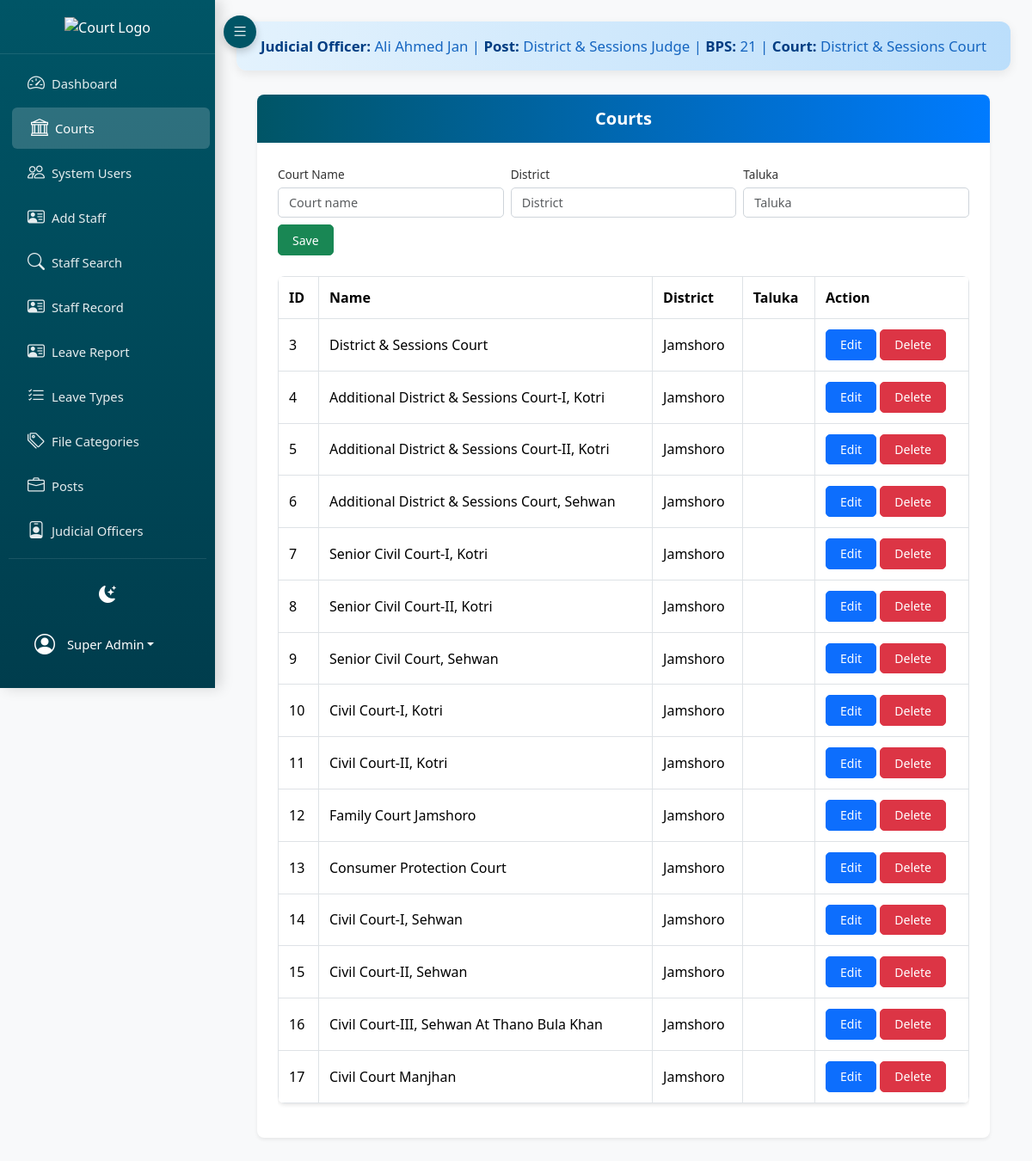
Before: /project_root/index.php?page=courts (signed in) with the older database file.
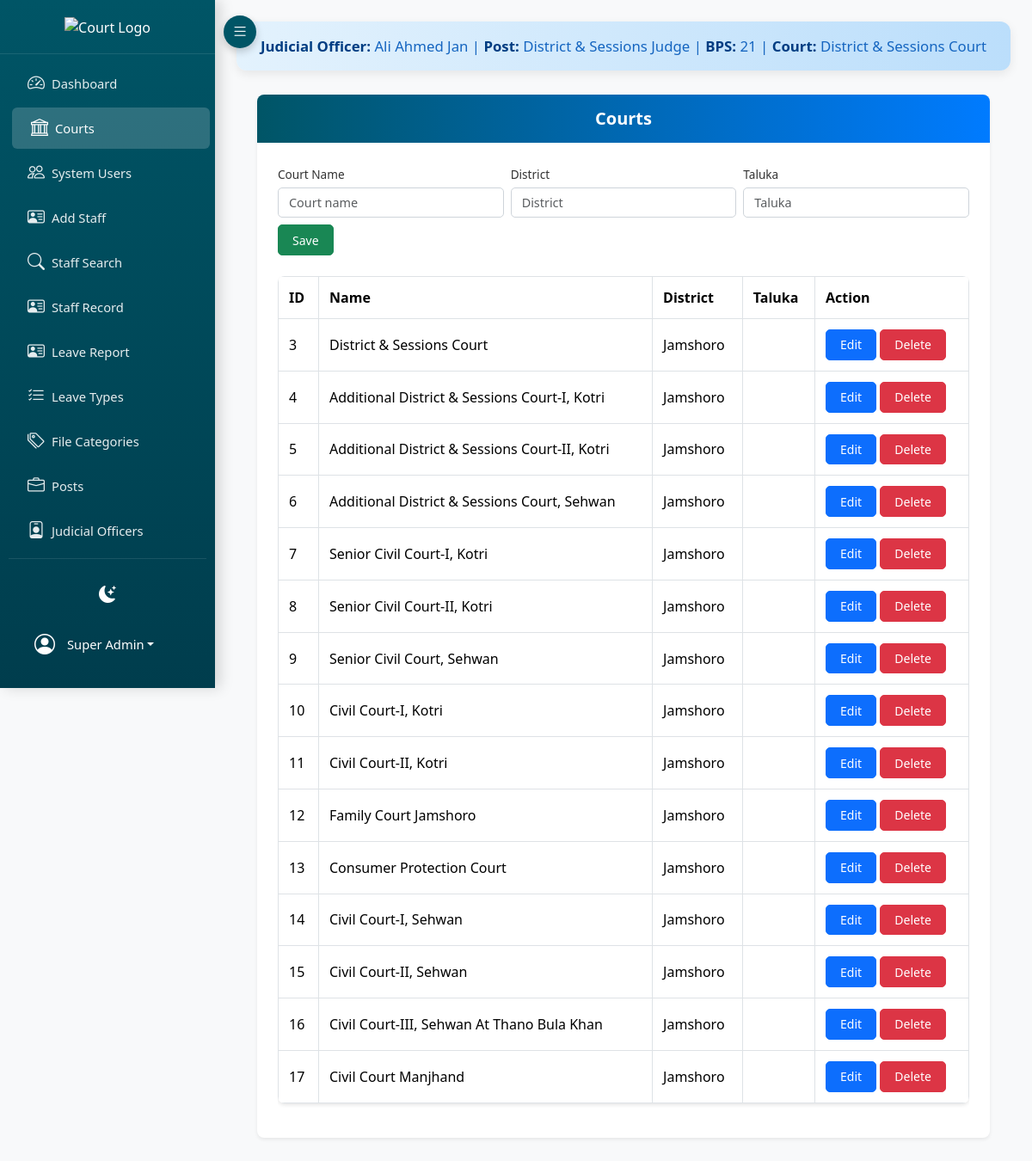
After: the same page with the newer database file.
### tables this page shows
CREATE TABLE IF NOT EXISTS `courts` (
  `id` int(11) NOT NULL AUTO_INCREMENT,
  `name` varchar(255) NOT NULL,
  `district` varchar(255) DEFAULT NULL,
  `taluka` varchar(255) DEFAULT NULL,
  PRIMARY KEY (`id`)
);

### backend/controllers/AdminController.php (called while the page is built, shortened)
<?php
class AdminController {
    public static function courts($pdo) {
        $courts = $pdo->query('SELECT * FROM courts')->fetchAll();
        include __DIR__ . '/../views/admin_courts.php';
    }
}

### backend/views/admin_courts.php (the view, shortened to what this page needs)
<?php include __DIR__ . '/header.php'; ?>
<div class="container">
    <div class="courts-card shadow-sm border-0">
        <div class="card-header">
            <h5 class="card-title">Courts</h5>
        </div>
        <div class="card-body">
            <form method="post" action="?page=save_court" class="row g-2 mb-4">
                <div class="col-md-4 col-12">
                    <label class="form-label" for="court_name">Court Name</label>
                    <input class="form-control" name="name" id="court_name" placeholder="Court name" required aria-label="Court Name">
                </div>
                <div class="col-md-4 col-12">
                    <label class="form-label" for="court_district">District</label>
                    <input class="form-control" name="district" id="court_district" placeholder="District" required aria-label="District">
                </div>
                <div class="col-md-4 col-12">
                    <label class="form-label" for="court_taluka">Taluka</label>
                    <input class="form-control" name="court_taluka" id="court_taluka" placeholder="Taluka" aria-label="Taluka">
                </div>
                <div class="col-md-2 col-12 d-flex align-items-end">
                    <button class="btn btn-success btn-sm" type="submit" aria-label="Save Court">Save</button>
                </div>
            </form>
            <div class="table-responsive">
                <table class="table table-bordered table-sm">
                    <thead>
                        <tr>
                            <th>ID</th>
                            <th>Name</th>
                            <th>District</th>
                            <th>Taluka</th>
                            <th>Action</th>
                        </tr>
                    </thead>
                    <tbody>
                        <?php foreach($courts as $c): ?>
                        <tr>
                            <td><?= $c['id'] ?></td>
                            <td><?= htmlspecialchars($c['name']) ?></td>
                            <td><?= htmlspecialchars($c['district']) ?></td>
                            <td><?= htmlspecialchars($c['taluka']) ?></td>
                            <td>
                                <a href="#" class="btn btn-sm btn-primary"
                                   onclick="editCourt(<?= $c['id'] ?>,'<?= addslashes($c['name']) ?>','<?= addslashes($c['district']) ?>','<?= addslashes($c['taluka']) ?>')"
                                   aria-label="Edit Court">
                                    Edit
                                </a>
                                <a href="?page=delete_court&id=<?= $c['id'] ?>" class="btn btn-sm btn-danger"
                                   onclick="return confirm('Delete this court?')" aria-label="Delete Court">
                                    Delete
                                </a>
                            </td>
                        </tr>
                        <?php endforeach; ?>
                    </tbody>
                </table>
            </div>
        </div>
    </div>
</div>
<?php include __DIR__ . '/footer.php'; ?>

Changed rows visible on the page:
changed courts id 17: name "Civil Court Manjhan" → "Civil Court Manjhand"
